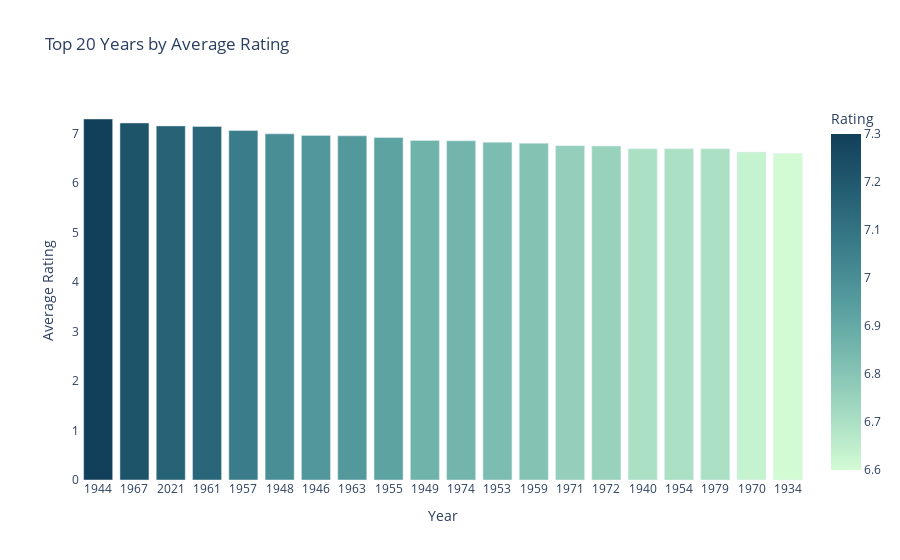

The code cell stored with this chart in its notebook:
### Markdown cell above
# Top 20 Years Average Rating

### Code cell
year_avg_rating = df.groupby('Year')['Rating'].mean().reset_index()

top_5_years = year_avg_rating.nlargest(20, 'Rating')
fig = px.bar(top_5_years, x='Year', y='Rating', title='Top 20 Years by Average Rating', color = "Rating", color_continuous_scale = "darkmint")
fig.update_xaxes(type='category')  
fig.update_layout(xaxis_title='Year', yaxis_title='Average Rating', plot_bgcolor = 'white')
fig.show()

### Figure 1 — Plotly figure (JSON) as saved in the notebook; plotly's stock layout.template omitted (floating-point values rounded to 4 significant figures)
{"data": [{"alignmentgroup": "True", "hovertemplate": "Year=%{x}<br>Rating=%{marker.color}<extra></extra>", "legendgroup": "", "marker": {"color": [7.3, 7.22, 7.161, 7.15, 7.067, 7, 6.967, 6.96, 6.925, 6.867, 6.858, 6.829, 6.809, 6.762, 6.754, 6.7, 6.7, 6.7, 6.633, 6.6], "coloraxis": "coloraxis", "pattern": {"shape": ""}}, "name": "", "offsetgroup": "", "orientation": "v", "showlegend": false, "textposition": "auto", "type": "bar", "x": [1944, 1967, 2021, 1961, 1957, 1948, 1946, 1963, 1955, 1949, 1974, 1953, 1959, 1971, 1972, 1940, 1954, 1979, 1970, 1934], "xaxis": "x", "y": [7.3, 7.22, 7.161, 7.15, 7.067, 7, 6.967, 6.96, 6.925, 6.867, 6.858, 6.829, 6.809, 6.762, 6.754, 6.7, 6.7, 6.7, 6.633, 6.6], "yaxis": "y"}], "layout": {"autosize": true, "barmode": "relative", "coloraxis": {"colorbar": {"title": {"text": "Rating"}}, "colorscale": [[0, "rgb(210, 251, 212)"], [0.1667, "rgb(165, 219, 194)"], [0.3333, "rgb(123, 188, 176)"], [0.5, "rgb(85, 156, 158)"], [0.6667, "rgb(58, 124, 137)"], [0.8333, "rgb(35, 93, 114)"], [1, "rgb(18, 63, 90)"]]}, "legend": {"tracegroupgap": 0}, "plot_bgcolor": "white", "title": {"text": "Top 20 Years by Average Rating"}, "xaxis": {"anchor": "y", "autorange": true, "domain": [0, 1], "range": [-0.5, 19.5], "title": {"text": "Year"}, "type": "category"}, "yaxis": {"anchor": "x", "autorange": true, "domain": [0, 1], "range": [0, 7.684], "title": {"text": "Average Rating"}, "type": "linear"}}}
